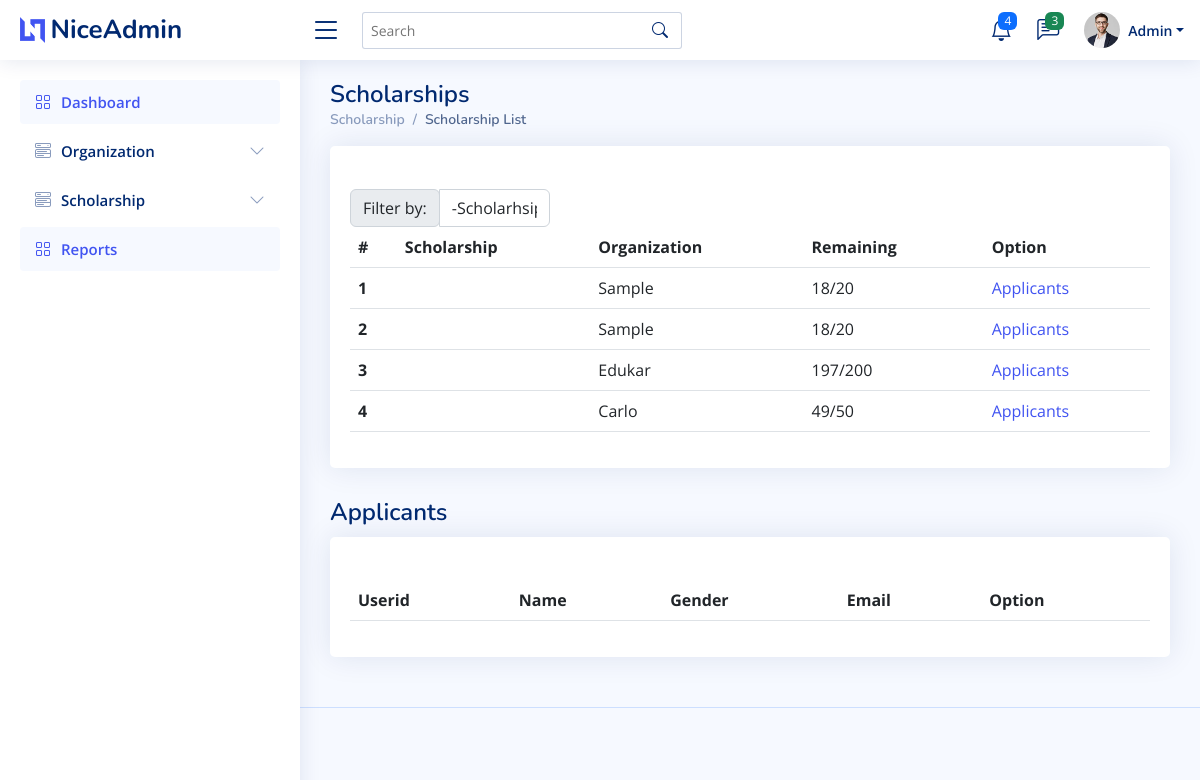
Screenshot of /admin/list-scholarship.php (signed in) with the database file from the repository.
### tables this page shows
CREATE TABLE `tbl_users` (
  `userID` varchar(100) NOT NULL,
  `userinfoID` text NOT NULL,
  `userlvlID` int(11) NOT NULL,
  `status` int(11) NOT NULL
);

CREATE TABLE `tbl_userinformation` (
  `userinfoID` varchar(100) NOT NULL,
  `fname` text NOT NULL,
  `mname` text NOT NULL,
  `lname` text NOT NULL,
  `birthdate` text NOT NULL,
  `gender` text NOT NULL,
  `email` text NOT NULL,
  `contact` varchar(20) DEFAULT NULL,
  `address` varchar(100) DEFAULT NULL,
  `username` text NOT NULL,
  `password` text NOT NULL,
  `status` text NOT NULL
);

CREATE TABLE `tbl_scholarship` (
  `scholarshipID` varchar(100) NOT NULL,
  `orgID` varchar(100) DEFAULT NULL,
  `name` text NOT NULL,
  `description` text NOT NULL,
  `req` text NOT NULL,
  `applicant_limit` text NOT NULL,
  `status` int(11) NOT NULL,
  `queue` int(11) NOT NULL,
  `stype_id` int(11) DEFAULT NULL
);

CREATE TABLE `tbl_organization` (
  `orgID` varchar(100) NOT NULL,
  `userID` text NOT NULL,
  `name` text NOT NULL,
  `company` text NOT NULL,
  `email` text NOT NULL,
  `proofsID` text NOT NULL,
  `status` int(11) NOT NULL
);

### admin/list-scholarship.php (the view, shortened to what this page needs)
<?php
require '../conn.php';
$uid = $_SESSION['userID'];
$getdata = "SELECT * FROM `tbl_userinformation` INNER JOIN tbl_users ON tbl_userinformation.userinfoID = tbl_users.userinfoID WHERE tbl_users.userID = '$uid' ";
$getdataq = mysqli_query($conn, $getdata);
$rowdata = mysqli_fetch_array($getdataq);
?>
<!DOCTYPE html>
<html lang="en">
<head>
  <link href="../assets/vendor/bootstrap/css/bootstrap.min.css" rel="stylesheet">
  <link href="../assets/vendor/bootstrap-icons/bootstrap-icons.css" rel="stylesheet">
  <link href="../assets/vendor/boxicons/css/boxicons.min.css" rel="stylesheet">
  <link href="../assets/vendor/quill/quill.snow.css" rel="stylesheet">
  <link href="../assets/vendor/quill/quill.bubble.css" rel="stylesheet">
  <link href="../assets/vendor/remixicon/remixicon.css" rel="stylesheet">
  <link href="../assets/vendor/simple-datatables/style.css" rel="stylesheet">
  <link href="../assets/css/style.css" rel="stylesheet">
</head>
<body>
  <header id="header" class="header fixed-top d-flex align-items-center">
    <div class="d-flex align-items-center justify-content-between">
      <a href="index.html" class="logo d-flex align-items-center">
        <img src="../assets/img/logo.png" alt="">
        <span class="d-none d-lg-block">NiceAdmin</span>
      </a>
      <i class="bi bi-list toggle-sidebar-btn"></i>
    </div>
    <div class="search-bar">
      <form class="search-form d-flex align-items-center" method="POST" action="#">
        <input type="text" name="query" placeholder="Search" title="Enter search keyword">
        <button type="submit" title="Search"><i class="bi bi-search"></i></button>
      </form>
    </div>
    <nav class="header-nav ms-auto">
      <ul class="d-flex align-items-center">
        <li class="nav-item dropdown">
          <a class="nav-link nav-icon" href="#" data-bs-toggle="dropdown">
            <i class="bi bi-bell"></i>
            <span class="badge bg-primary badge-number">4</span>
          </a>
        </li>
        <li class="nav-item dropdown">
          <a class="nav-link nav-icon" href="#" data-bs-toggle="dropdown">
            <i class="bi bi-chat-left-text"></i>
            <span class="badge bg-success badge-number">3</span>
          </a>
        </li>
        <li class="nav-item dropdown pe-3">
          <a class="nav-link nav-profile d-flex align-items-center pe-0" href="#" data-bs-toggle="dropdown">
                <img src="../assets/img/profile-img.jpg" alt="Profile" class="rounded-circle">
                <span class="d-none d-md-block dropdown-toggle ps-2"><?php echo ucfirst($rowdata['fname']) ?></span>
              </a>
        </li>
      </ul>
    </nav>
  </header>
  <?php
    include('../include/sidebar-admin.php');
  ?>
  <main id="main" class="main">
    <div class="pagetitle">
      <h1>Scholarships</h1>
      <nav>
        <ol class="breadcrumb">
          <li class="breadcrumb-item"><a href="index.html">Scholarship</a></li>
          <li class="breadcrumb-item active">Scholarship List</li>
        </ol>
      </nav>
    </div>
    <div class="containeradd">
      <div class="card">
        <div class="card-body">
          <h5 class="card-title"></h5>
          <table class="table">
          <div class="col-sm-3">
                            <div class="input-group">
                                <div class="input-group-prepend">
                                    <label class="input-group-text" for="filterDropdown">Filter by:</label>
                                </div>
                                <select class="form-control" id="filterDropdown">
                                    <option value="0,1,2,3">-Scholarhsip Type-</option>
                                </select>
                            </div>
                        </div>
            <thead>
              <tr>
                <th scope="col">#</th>
                <th scope="col">Scholarship</th>
                <th scope="col">Organization</th>
                <th scope="col">Remaining</th>
                <th scope="col">Option</th>
              </tr>
            </thead>
            <tbody>
              <?php
                require '../conn.php';
                $checkorg = "SELECT *, tbl_scholarship.status AS 'stat'  FROM `tbl_scholarship` INNER JOIN tbl_organization ON tbl_scholarship.orgID = tbl_organization.orgID INNER JOIN tbl_stype ON tbl_stype.stype_id = tbl_scholarship.stype_id";
                $checkorgq = mysqli_query($conn, $checkorg);
                $count = 0;
                while($roworg = mysqli_fetch_array($checkorgq)){
                  $sid = $roworg['scholarshipID'];
                  $countsc = "SELECT COUNT(*) FROM `tbl_scholars` WHERE tbl_scholars.scholarshipID = '$sid' ";
                  $countscq = mysqli_query($conn, $countsc);
                  $countscrow = mysqli_fetch_array($countscq);
                  ++$count;
              ?>
              <tr>
                <th scope="row"><?php echo $count ?></th>
                <td><?php echo ucfirst($roworg['scholarshipname'])?></td>
                <td><?php echo ucfirst($roworg['name'])?></td>
                <td><?php echo ucfirst($roworg['applicant_limit'] - $countscrow['COUNT(*)'] ."/". ucfirst($roworg['applicant_limit']))?></td>
                <td><a href="?sid=<?php echo $sid?>">Applicants</a></td>
              </tr>
              <?php
                }
              ?>
            </tbody>
          </table>
        </div>
      </div>
        </div>
    <div class="pagetitle">
        <h1>Applicants</h1>
      </div>
      <div class="card">
        <div class="card-body">
          <h5 class="card-title"></h5>
          <table class="table">
            <thead>
              <tr>
                <th scope="col">Userid</th>
                <th scope="col">Name</th>
                <th scope="col">Gender</th>
                <th scope="col">Email</th>
                <th scope="col">Option</th>
              </tr>
            </thead>
          </table>
        </div>
      </div>
  </main>
  <footer id="footer" class="footer">
    <div class="credits">
    </div>
  </footer>
</body>
</html>

### assets/css/style.css (style rules this page uses)
:root { scroll-behavior: smooth; }
body { font-family: "Open Sans", sans-serif; background: #f6f9ff; color: #444444; }
a { color: #4154f1; text-decoration: none; }
h1, h2, h3, h4, h5, h6 { font-family: "Nunito", sans-serif; }
#main { margin-top: 60px; padding: 20px 30px; transition: all 0.3s; }
.pagetitle { margin-bottom: 10px; }
.pagetitle h1 { font-size: 24px; margin-bottom: 0; font-weight: 600; color: #012970; }
.card { margin-bottom: 30px; border: none; border-radius: 5px; box-shadow: 0px 0 30px rgba(1, 41, 112, 0.1); }
.card-title { padding: 20px 0 15px 0; font-size: 18px; font-weight: 500; color: #012970; font-family: "Poppins", sans-serif; }
.card-body { padding: 0 20px 20px 20px; }
.breadcrumb { font-size: 14px; font-family: "Nunito", sans-serif; color: #899bbd; font-weight: 600; }
.breadcrumb a { color: #899bbd; transition: 0.3s; }
.breadcrumb .breadcrumb-item::before { color: #899bbd; }
.breadcrumb .active { color: #51678f; font-weight: 600; }
.logo { line-height: 1; }
@media (min-width: 1200px) { .logo { width: 280px; } }
.logo img { max-height: 26px; margin-right: 6px; }
.logo span { font-size: 26px; font-weight: 700; color: #012970; font-family: "Nunito", sans-serif; }
.header { transition: all 0.5s; z-index: 997; height: 60px; box-shadow: 0px 2px 20px rgba(1, 41, 112, 0.1); background-color: #fff; padding-left: 20px; }
.header .toggle-sidebar-btn { font-size: 32px; padding-left: 10px; cursor: pointer; color: #012970; }
.header .search-bar { min-width: 360px; padding: 0 20px; }
.header .search-form { width: 100%; }
.header .search-form input { border: 0; font-size: 14px; color: #012970; border: 1px solid rgba(1, 41, 112, 0.2); padding: 7px 38px 7px 8px; border-radius: 3px; transition: 0.3s; width: 100%; }
.header .search-form button { border: 0; padding: 0; margin-left: -30px; background: none; }
.header .search-form button i { color: #012970; }
.header-nav ul { list-style: none; }
.header-nav>ul { margin: 0; padding: 0; }
.header-nav .nav-icon { font-size: 22px; color: #012970; margin-right: 25px; position: relative; }
.header-nav .nav-profile { color: #012970; }
.header-nav .nav-profile img { max-height: 36px; }
.header-nav .nav-profile span { font-size: 14px; font-weight: 600; }
.header-nav .badge-number { position: absolute; inset: -2px -5px auto auto; font-weight: normal; font-size: 12px; padding: 3px 6px; }
@media (min-width: 1200px) { #main, #footer { margin-left: 300px; } }
.footer { padding: 20px 0; font-size: 14px; transition: all 0.3s; border-top: 1px solid #cddfff; }
.footer .credits { padding-top: 5px; text-align: center; font-size: 13px; color: #012970; }

### admin/list-scholarship.php (style rules this page uses)
* { margin: 0; padding: 0; box-sizing: border-box; }

### rows the page displays
tbl_users: userinfoID.fname "Admin"
tbl_scholarship: orgID.name "Sample", applicant_limit "18/20"
tbl_scholarship: orgID.name "Sample", applicant_limit "18/20"
tbl_scholarship: orgID.name "Edukar", applicant_limit "197/200"
tbl_scholarship: orgID.name "Carlo", applicant_limit "49/50"
